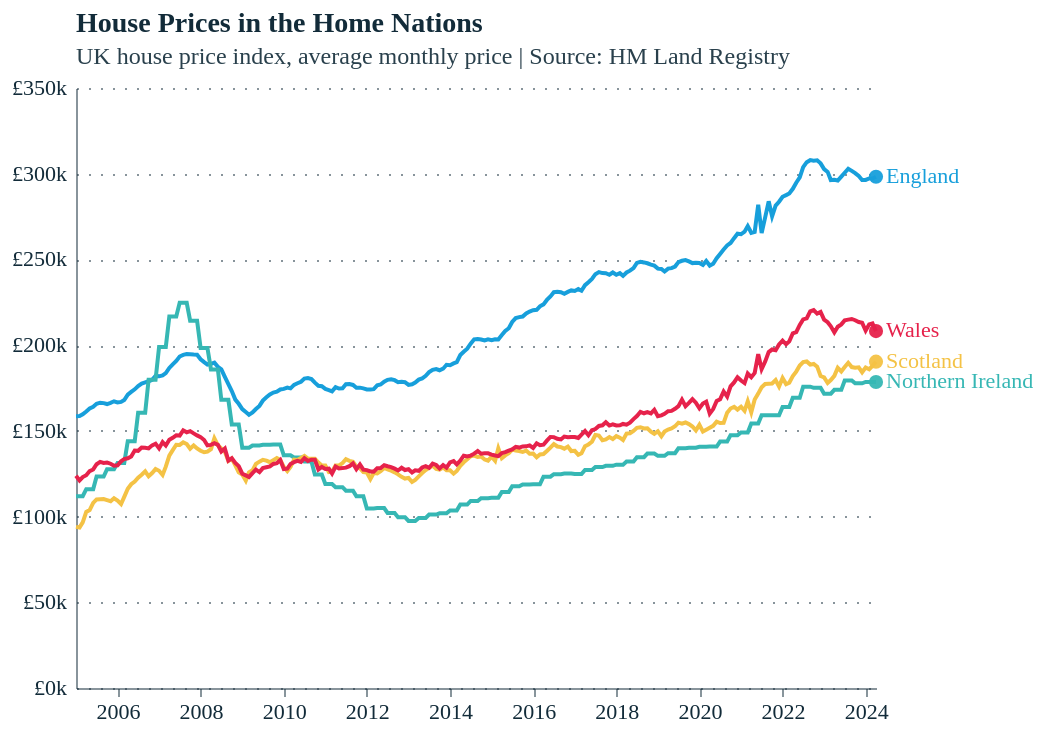

The specification (Vega-Lite) saved for this image:
### Vega-Lite specification from a JSON file in a GitHub repository (floating-point values rounded to 4 significant figures; data arrays with more than 128 entries replaced by an {"elided": "..."} marker saying what was removed)
{"config": {"background": "#fff", "font": "Circular Std", "text": {"color": "#122b39", "font": "Circular Std", "align": "left", "baseline": "middle", "dx": 7, "dy": 0, "fontSize": 11}, "view": {"stroke": null, "continuousWidth": 350, "continuousHeight": 280, "discreteWidth": 400, "discreteHeight": 300}, "bar": {"color": "#179fdb"}, "line": {"color": "#e6224b"}, "rule": {"color": "#122b39"}, "point": {"filled": true, "size": 80, "color": "#e6224b", "opacity": 0.95}, "geoshape": {"stroke": "white", "strokeWidth": 0.3}, "axis": {"labelColor": "#122b39", "labelFontSize": 11, "labelFont": "Circular Std", "tickColor": "#122b39", "tickOpacity": 0.5, "domainColor": "#122b39", "domainOpacity": 0.5, "gridColor": "#122b39", "gridDash": [2, 2], "gridOpacity": 0.5, "title": null, "titleColor": "#122b39", "tickSize": 4}, "axisXDiscrete": {"grid": false, "labelAngle": 0, "tickCount": 10, "tickOpacity": 0.5, "title": null}, "axisYDiscrete": {"ticks": false, "labelPadding": 5}, "axisXTemporal": {"grid": false, "ticks": true}, "axisXQuantitative": {"grid": true}, "axisYQuantitative": {"gridColor": "#122b39", "gridDash": [1, 5], "gridOpacity": 0.5, "ticks": false, "labelPadding": 5, "tickCount": 8}, "title": {"color": "#122b39", "subtitleColor": "#122b39E6", "font": "Circular Std", "subtitleFont": "Circular Std", "anchor": "start", "frame": "group", "fontSize": 14, "subtitleFontSize": 12, "subtitlePadding": 4, "offset": 0}, "legend": {"titleColor": "#122b39", "labelColor": "#122b39"}}, "layer": [{"data": {"name": "data-696c0297142e20561dda2197425f3a79"}, "mark": {"type": "line"}, "encoding": {"color": {"field": "RegionName", "legend": null, "type": "nominal"}, "tooltip": [{"field": "RegionName", "title": "Region", "type": "nominal"}, {"field": "Date", "format": "%b %Y", "title": "Month", "type": "temporal"}, {"field": "AveragePrice", "format": ".3s", "title": "Average Price (£)", "type": "quantitative"}], "x": {"field": "Date", "type": "temporal"}, "y": {"axis": {"labelExpr": "'£' + datum.label", "format": "s"}, "field": "AveragePrice", "type": "quantitative"}}, "title": {"text": "House Prices in the Home Nations", "subtitle": ["UK house price index, average monthly price | Source: HM Land Registry"]}}, {"data": {"name": "data-ed5a5cec9c7eaa98df3e4e6bc1852184"}, "mark": {"type": "text", "align": "left", "baseline": "middle", "dx": 5, "dy": 0, "fontSize": 11}, "encoding": {"color": {"field": "RegionName", "scale": {"range": ["#179fdb", "#36b7b4", "#f4c245", "#e6224b"]}, "type": "nominal"}, "text": {"field": "RegionName", "type": "nominal"}, "tooltip": [{"field": "RegionName", "title": "Region", "type": "nominal"}, {"field": "Date", "format": "%b %Y", "title": "Month", "type": "temporal"}, {"field": "AveragePrice", "format": ".3s", "title": "Average Price (£)", "type": "quantitative"}], "x": {"field": "Date", "type": "temporal"}, "y": {"field": "AveragePrice", "type": "quantitative"}}}, {"data": {"name": "data-ed5a5cec9c7eaa98df3e4e6bc1852184"}, "mark": {"type": "point", "filled": true, "size": 50}, "encoding": {"color": {"field": "RegionName", "legend": null, "scale": {"range": ["#179fdb", "#36b7b4", "#f4c245", "#e6224b"]}, "type": "nominal"}, "tooltip": [{"field": "RegionName", "title": "Region", "type": "nominal"}, {"field": "Date", "format": "%b %Y", "title": "Month", "type": "temporal"}, {"field": "AveragePrice", "format": ".3s", "title": "Average Price (£)", "type": "quantitative"}], "x": {"field": "Date", "type": "temporal"}, "y": {"field": "AveragePrice", "type": "quantitative"}}}], "height": 300, "width": 400, "$schema": "https://vega.github.io/schema/vega-lite/v5.16.3.json", "datasets": {"data-696c0297142e20561dda2197425f3a79": {"elided": "928 records"}, "data-ed5a5cec9c7eaa98df3e4e6bc1852184": [{"Date": "2024-04-01", "RegionName": "England", "AreaCode": "E92000001", "AveragePrice": 298200.0, "Index": 147.0, "IndexSA": 147.6, "1m%Change": 0.3, "12m%Change": 0.6, "AveragePriceSA": 299400.0, "SalesVolume": null, "DetachedPrice": 454100.0, "DetachedIndex": 148.7, "Detached1m%Change": -0.9, "Detached12m%Change": -0.3, "SemiDetachedPrice": 289100.0, "SemiDetachedIndex": 153.9, "SemiDetached1m%Change": 0.4, "SemiDetached12m%Change": 1.9, "TerracedPrice": 246300.0, "TerracedIndex": 150.1, "Terraced1m%Change": 1.0, "Terraced12m%Change": 1.2, "FlatPrice": 247500.0, "FlatIndex": 130.1, "Flat1m%Change": 0.7, "Flat12m%Change": -1.2, "CashPrice": 279300.0, "CashIndex": 145.3, "Cash1m%Change": 0.1, "Cash12m%Change": 0.0, "CashSalesVolume": null, "MortgagePrice": 307800.0, "MortgageIndex": 147.8, "Mortgage1m%Change": 0.5, "Mortgage12m%Change": 0.9, "MortgageSalesVolume": null, "FTBPrice": 249600.0, "FTBIndex": 146.5, "FTB1m%Change": 0.6, "FTB12m%Change": 0.9, "FOOPrice": 339100.0, "FOOIndex": 147.4, "FOO1m%Change": 0.1, "FOO12m%Change": 0.3, "NewPrice": null, "NewIndex": null, "New1m%Change": null, "New12m%Change": null, "NewSalesVolume": null, "OldPrice": null, "OldIndex": null, "Old1m%Change": null, "Old12m%Change": null, "OldSalesVolume": null}, {"Date": "2024-04-01", "RegionName": "Northern Ireland", "AreaCode": "N92000001", "AveragePrice": 178500.0, "Index": 160.9, "IndexSA": null, "1m%Change": 0.4, "12m%Change": 4.0, "AveragePriceSA": null, "SalesVolume": null, "DetachedPrice": 272800.0, "DetachedIndex": 162.3, "Detached1m%Change": -0.2, "Detached12m%Change": 3.2, "SemiDetachedPrice": 173700.0, "SemiDetachedIndex": 159.0, "SemiDetached1m%Change": 0.9, "SemiDetached12m%Change": 4.5, "TerracedPrice": 123100.0, "TerracedIndex": 163.2, "Terraced1m%Change": 0.2, "Terraced12m%Change": 3.5, "FlatPrice": 133800.0, "FlatIndex": 153.2, "Flat1m%Change": 1.6, "Flat12m%Change": 6.2, "CashPrice": null, "CashIndex": null, "Cash1m%Change": null, "Cash12m%Change": null, "CashSalesVolume": null, "MortgagePrice": null, "MortgageIndex": null, "Mortgage1m%Change": null, "Mortgage12m%Change": null, "MortgageSalesVolume": null, "FTBPrice": null, "FTBIndex": null, "FTB1m%Change": null, "FTB12m%Change": null, "FOOPrice": null, "FOOIndex": null, "FOO1m%Change": null, "FOO12m%Change": null, "NewPrice": null, "NewIndex": null, "New1m%Change": null, "New12m%Change": null, "NewSalesVolume": null, "OldPrice": null, "OldIndex": null, "Old1m%Change": null, "Old12m%Change": null, "OldSalesVolume": null}, {"Date": "2024-04-01", "RegionName": "Scotland", "AreaCode": "S92000003", "AveragePrice": 190300.0, "Index": 141.0, "IndexSA": 141.1, "1m%Change": 1.3, "12m%Change": 4.5, "AveragePriceSA": 190400.0, "SalesVolume": null, "DetachedPrice": 332700.0, "DetachedIndex": 143.1, "Detached1m%Change": -0.6, "Detached12m%Change": 4.4, "SemiDetachedPrice": 204700.0, "SemiDetachedIndex": 145.8, "SemiDetached1m%Change": 2.4, "SemiDetached12m%Change": 5.8, "TerracedPrice": 161600.0, "TerracedIndex": 143.4, "Terraced1m%Change": 2.7, "Terraced12m%Change": 5.4, "FlatPrice": 132200.0, "FlatIndex": 136.1, "Flat1m%Change": 1.2, "Flat12m%Change": 3.6, "CashPrice": 173100.0, "CashIndex": 138.7, "Cash1m%Change": 0.7, "Cash12m%Change": 3.4, "CashSalesVolume": null, "MortgagePrice": 198700.0, "MortgageIndex": 142.3, "Mortgage1m%Change": 1.6, "Mortgage12m%Change": 5.2, "MortgageSalesVolume": null, "FTBPrice": 153000.0, "FTBIndex": 140.0, "FTB1m%Change": 1.6, "FTB12m%Change": 4.4, "FOOPrice": 229300.0, "FOOIndex": 142.0, "FOO1m%Change": 1.0, "FOO12m%Change": 4.7, "NewPrice": null, "NewIndex": null, "New1m%Change": null, "New12m%Change": null, "NewSalesVolume": null, "OldPrice": null, "OldIndex": null, "Old1m%Change": null, "Old12m%Change": null, "OldSalesVolume": null}, {"Date": "2024-04-01", "RegionName": "Wales", "AreaCode": "W92000004", "AveragePrice": 208200.0, "Index": 152.9, "IndexSA": 154.6, "1m%Change": -2.1, "12m%Change": 0.4, "AveragePriceSA": 210500.0, "SalesVolume": null, "DetachedPrice": 310000.0, "DetachedIndex": 151.4, "Detached1m%Change": -3.2, "Detached12m%Change": -1.0, "SemiDetachedPrice": 203600.0, "SemiDetachedIndex": 155.8, "SemiDetached1m%Change": -2.3, "SemiDetached12m%Change": 0.6, "TerracedPrice": 163700.0, "TerracedIndex": 155.0, "Terraced1m%Change": -1.4, "Terraced12m%Change": 1.1, "FlatPrice": 137100.0, "FlatIndex": 138.7, "Flat1m%Change": -1.3, "Flat12m%Change": 0.7, "CashPrice": 202100.0, "CashIndex": 151.6, "Cash1m%Change": -2.2, "Cash12m%Change": 0.5, "CashSalesVolume": null, "MortgagePrice": 211800.0, "MortgageIndex": 153.7, "Mortgage1m%Change": -2.1, "Mortgage12m%Change": 0.3, "MortgageSalesVolume": null, "FTBPrice": 180400.0, "FTBIndex": 153.1, "FTB1m%Change": -1.9, "FTB12m%Change": 0.7, "FOOPrice": 240400.0, "FOOIndex": 152.7, "FOO1m%Change": -2.4, "FOO12m%Change": 0.0, "NewPrice": null, "NewIndex": null, "New1m%Change": null, "New12m%Change": null, "NewSalesVolume": null, "OldPrice": null, "OldIndex": null, "Old1m%Change": null, "Old12m%Change": null, "OldSalesVolume": null}]}}
